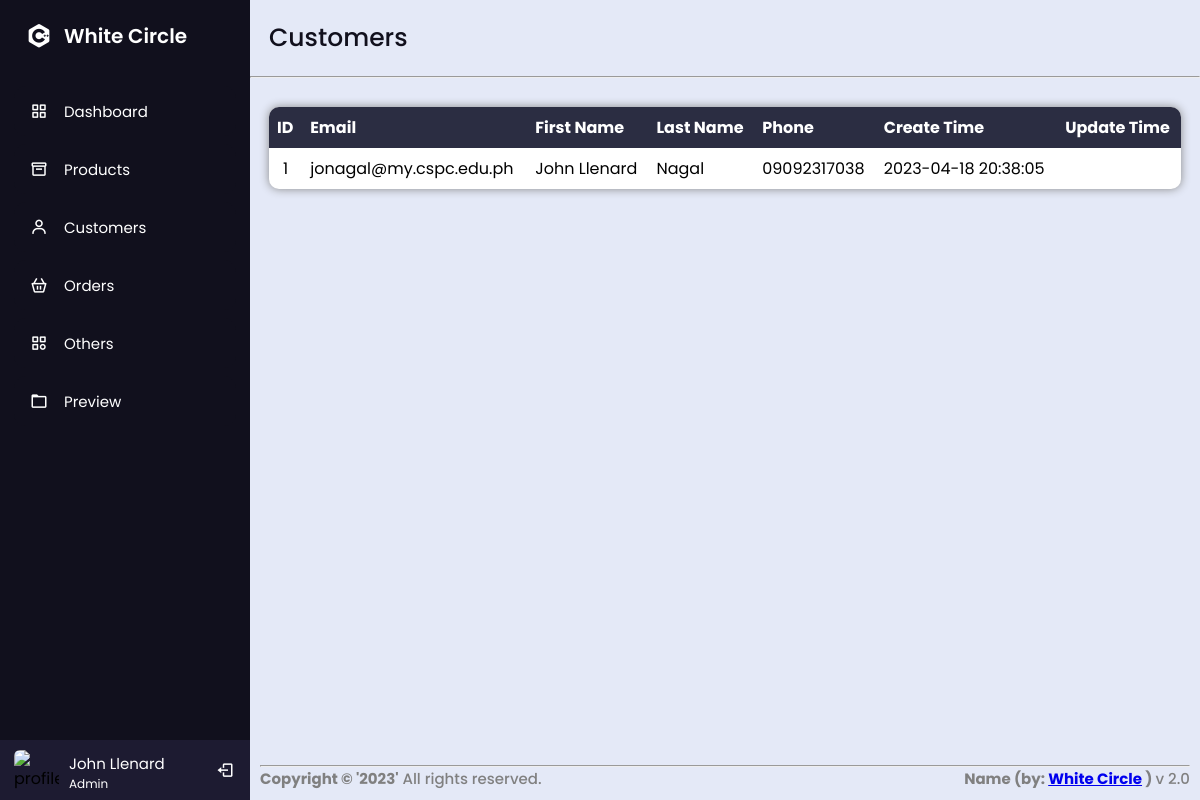
Page /src/admin.php?page=Admin/plugins/Customer/ on the committed database.
### tables this page shows
CREATE TABLE `customers` (
  `Customers_ID` int(10) NOT NULL,
  `Customer_Profile` varchar(45) NOT NULL,
  `Customers_Email` varchar(45) NOT NULL,
  `Customers_Password` varchar(45) NOT NULL,
  `Customers_Phone` varchar(11) NOT NULL,
  `Customers_FirstName` varchar(45) NOT NULL,
  `Customers_LastName` varchar(45) NOT NULL,
  `create_time` timestamp NULL DEFAULT current_timestamp(),
  `update_time` timestamp NULL DEFAULT NULL
);

### src/Admin/plugins/Customer/index.php (the view, shortened to what this page needs)
<div class="bg">
    <div class="separator">
        <div class="text">
            <div class="cont-navigation">
                <p>Customers</p>
            </div>
        </div>
    </div>
    <hr>
    <div class="separator">
        <div class="data-container">
            <?php
            $sql = "SELECT * FROM `customers`";
            $query = $dbh->prepare($sql);
            $query->execute();
            $results = $query->fetchAll(PDO::FETCH_OBJ);
            ?>
            <table>
                <thead>
                    <tr>
                        <th>ID</th>
                        <th>Email</th>
                        <th>First Name</th>
                        <th>Last Name</th>
                        <th>Phone</th>
                        <th>Create Time</th>
                        <th>Update Time</th>
                    </tr>
                </thead>
                <tbody>
                    <?php foreach ($results as $result): ?>
                        <tr>
                            <td style="text-align: center;">
                                <?php echo $result->Customers_ID ?>
                            </td>
                            <td>
                                <?php echo $result->Customers_Email ?>
                            </td>
                            <td>
                                <?php echo $result->Customers_FirstName ?>
                            </td>
                            <td>
                                <?php echo $result->Customers_LastName ?>
                            </td>
                            <td>
                                <?php echo $result->Customers_Phone ?>
                            </td>
                            <td>
                                <?php echo $result->create_time ?>
                            </td>
                            <td>
                            </td>
                        </tr>
                    <?php endforeach; ?>
                </tbody>
            </table>
        </div>
    </div>
</div>

### src/Admin/plugins/Customer/index.php (style rules this page uses)
.separator { padding: 2%; }
.data-container { background-color: white; border-radius: 10px; box-shadow: 0px 0px 10px #888888; margin-top: 10px; overflow-x: auto; }
table { border-collapse: collapse; width: 100%; }
th, td { text-align: left; padding: 8px; }
th { background-color: #2B2D42; color: white; }

### rows in the picture
customers: Customers_ID "1", Customers_Email "jonagal@my.cspc.edu.ph", Customers_FirstName "John Llenard", Customers_LastName "Nagal", Customers_Phone "09092317038", create_time "2023-04-18 20:38:05"
